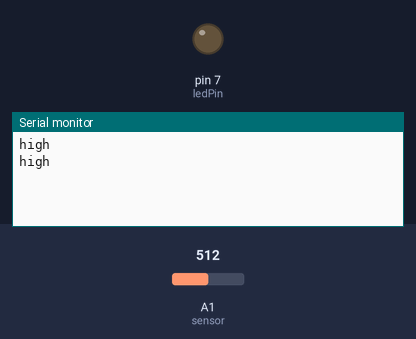
Bench run of a sketch on a simulated Arduino Uno, built with avr-gcc and run on an emulated ATmega328P. On the bench: output pins drawn as LEDs (lit = HIGH), the last lines printed to the serial monitor. The inputs (shaded band) are chosen by the test bench; at power-on: A1 (sensor) = 512.

Above: at 2.8 s.
2.9 s: A1 (sensor) set to 68
At 4.6 s:
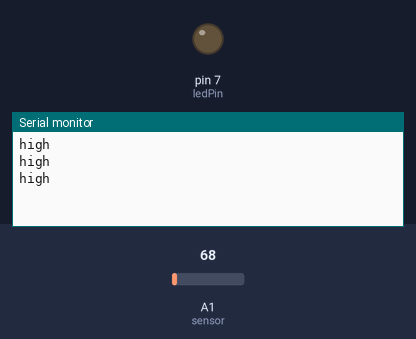
5.6 s: A1 (sensor) set to 55
At 7.3 s:
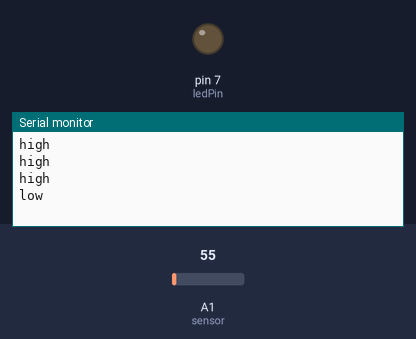

The sketch:

iotArduino.ino
```cpp
/*
 * Program for gesture control VLC Player
 * Controlled uisng Python
 * Code by B.Aswinth Raj
 * Dated: 11-10-2017
 * Website: www.circuitdigest.com
 */
int ledPin = 7;
const int sensor=A1; // Assigning analog pin A1 to variable 'sensor'
float tempc;  //variable to store temperature in degree Celsius
float tempf;  //variable to store temperature in Fahreinheit
float vout;  //temporary variable to hold sensor reading

void setup() {
  Serial.begin(9600);
  pinMode(sensor,INPUT); // Configuring pin A1 as input
  pinMode(ledPin, OUTPUT);
}

void loop() { //infinite loop
  vout=analogRead(sensor);
  vout=(vout*500)/1023;
  tempc=vout; // Storing value in Degree Celsius

  if (tempc>30)
  {
    Serial.println("high");
  }
  else
  {
    Serial.println("low");
  }

   delay (2000);
}
```

Measured:
- the behaviour switches between 62 and 61 on A1 (sensor) (found by bisection; images 1 and 2)
- after the input at 5.6 s, the serial monitor: prints a new line after 0.40 s (image 2)
